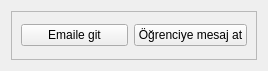
<?xml version="1.0" encoding="UTF-8"?>
<ui version="4.0">
 <class>Form</class>
 <widget class="QWidget" name="Form">
  <property name="geometry">
   <rect>
    <x>0</x>
    <y>0</y>
    <width>268</width>
    <height>71</height>
   </rect>
  </property>
  <property name="windowTitle">
   <string>Form</string>
  </property>
  <layout class="QVBoxLayout" name="verticalLayout">
   <item>
    <widget class="QFrame" name="frame">
     <property name="frameShape">
      <enum>QFrame::StyledPanel</enum>
     </property>
     <property name="frameShadow">
      <enum>QFrame::Raised</enum>
     </property>
     <layout class="QHBoxLayout" name="horizontalLayout">
      <item>
       <widget class="QPushButton" name="pushButton_2">
        <property name="text">
         <string>Emaile git</string>
        </property>
       </widget>
      </item>
      <item>
       <widget class="QPushButton" name="pushButton">
        <property name="text">
         <string>Öğrenciye mesaj at</string>
        </property>
       </widget>
      </item>
     </layout>
    </widget>
   </item>
  </layout>
 </widget>
 <resources/>
 <connections/>
</ui>
